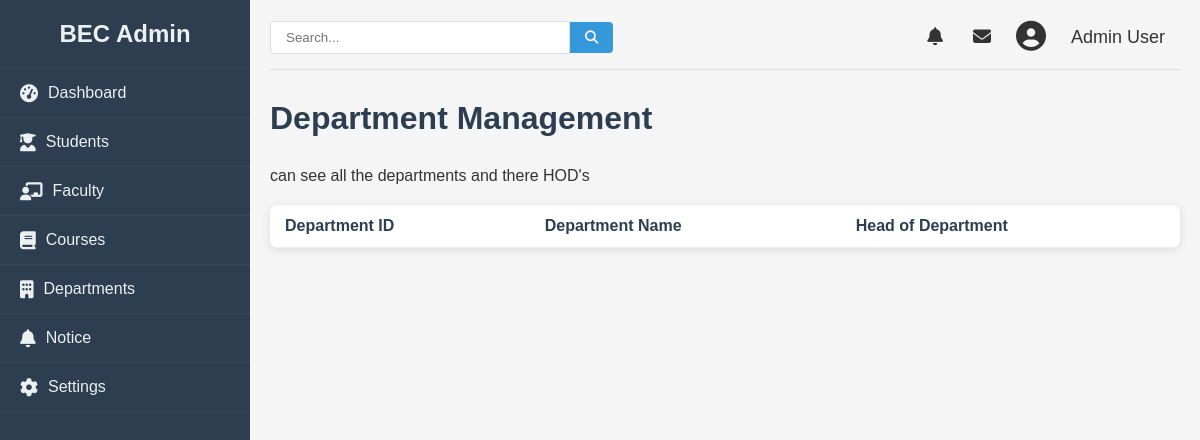
The app's page /admin/department (signed in), older data.
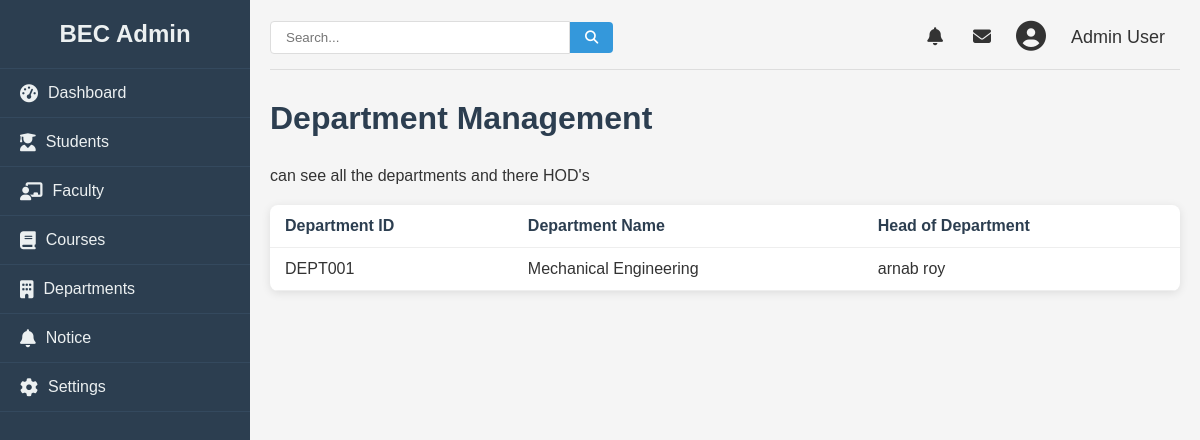
The same page, newer data.
### college/model.py (models this page shows, shortened)
class Faculty(db.Model):
    id = db.Column(db.Integer, primary_key=True)
    name = db.Column(db.String(100), nullable=False)
    facultyid = db.Column(db.Integer, nullable=False)
    education = db.Column(db.String(100), nullable=False)
    email = db.Column(db.String(100), nullable=False)
    phone = db.Column(db.Integer, nullable=False)
    department = db.Column(db.Integer, nullable=False)
    role = db.Column(db.String, nullable=False)
    dob = db.Column(db.Date, nullable=False)
    doj = db.Column(db.Date, nullable=False)
    gender = db.Column(db.String, nullable=False)
    address = db.Column(db.String, nullable=False)

### college/admin/adminroute.py (the view)
@app.route("/admin/department", methods = ["GET", "POST"])
def dept():
    logged = 'user_id' in session
    if logged:
        users = Faculty.query.filter_by(role="Head of the Department").all()
        print(users)
        return render_template("department.html", hod = users)
    else:
        return redirect(url_for("login"))

### college/admin/templates/department.html (shortened to what this page needs)
{% from "macro/cmsnav.html" import cmsnav%}
{%extends "admbase.html"%}
{%block head%}
<link rel="stylesheet" href="{{url_for('static', filename='css/styles.css')}}">
<link rel="stylesheet" href="https://cdnjs.cloudflare.com/ajax/libs/font-awesome/6.4.0/css/all.min.css">
{%endblock%}
{%block content%}
<div class="container" w-tid="21">
    {{cmsnav()}}
    <main class="main-content" w-tid="111">
        <header class="top-header" w-tid="113">
            <div class="search-box" w-tid="115">
                <input type="text" placeholder="Search..." w-tid="117" />
                <button w-tid="119"><i class="fas fa-search" w-tid="121"></i></button>
            </div>
            <div class="user-profile" w-tid="123">
                <span class="notification" w-tid="125"><i class="fas fa-bell" w-tid="127"></i></span>
                <span class="message" w-tid="129"><i class="fas fa-envelope" w-tid="131"></i></span>
                <div class="profile-img" w-tid="133">
                    <i class="fas fa-user-circle" w-tid="135"></i>
                </div>
                <span class="username" w-tid="137">Admin User</span>
            </div>
        </header>
        <div id="dashboard-page" class="content-section" w-tid="139">
            <div class="dashboard" w-tid="141">
                <h1 w-tid="357">Department Management</h1>
                <div class="students-header" w-tid="359">
                    <p w-tid="361">can see all the departments and there HOD's</p>
                </div>
                <div class="students-table" w-tid="875">
                    <table w-tid="877">
                        <thead w-tid="879">
                            <tr w-tid="881">
                                <th w-tid="883">Department ID</th>
                                <th w-tid="885">Department Name</th>
                                <th w-tid="887">Head of Department</th>
                            </tr>
                        </thead>
                        <tbody w-tid="899">
                            <tr w-tid="901">
                                {%for user in hod%}
                                <td w-tid="903">DEPT00{{user.id}}</td>
                                <td w-tid="905">{{user.department}}</td>
                                <td w-tid="903">{{user.name}}</td>
                                {%endfor%}
                            </tr>
                        </tbody>
                    </table>
                </div>
            </div>
        </div>
    </main>
</div>
{%endblock%}

Row changes from the older to the newer data that the page shows:
added Faculty: id "1", department "Mechanical Engineering", name "arnab roy"
